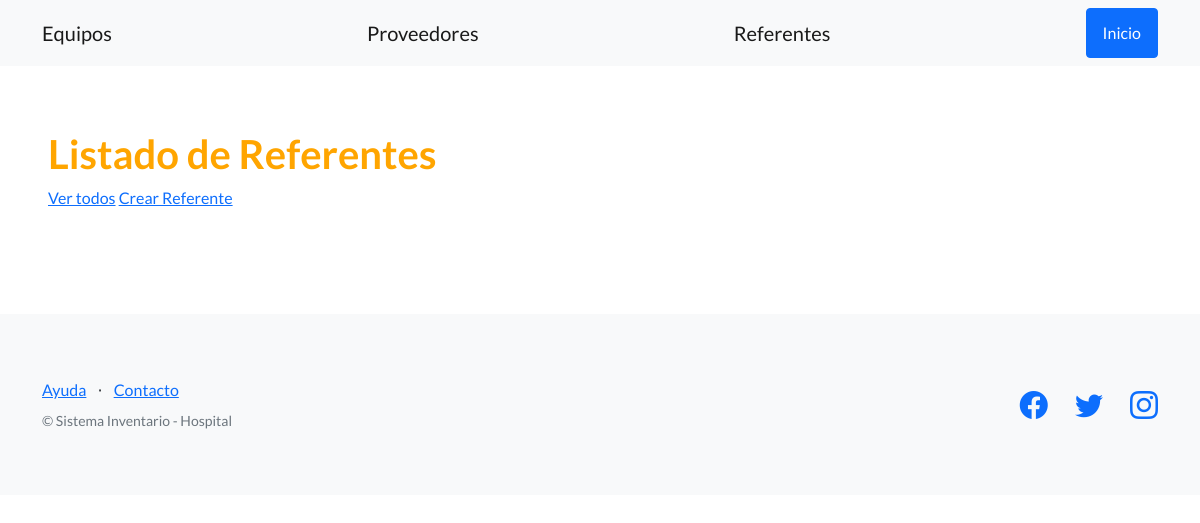
Page /equipos/lista-referentes/ on the earlier database version.
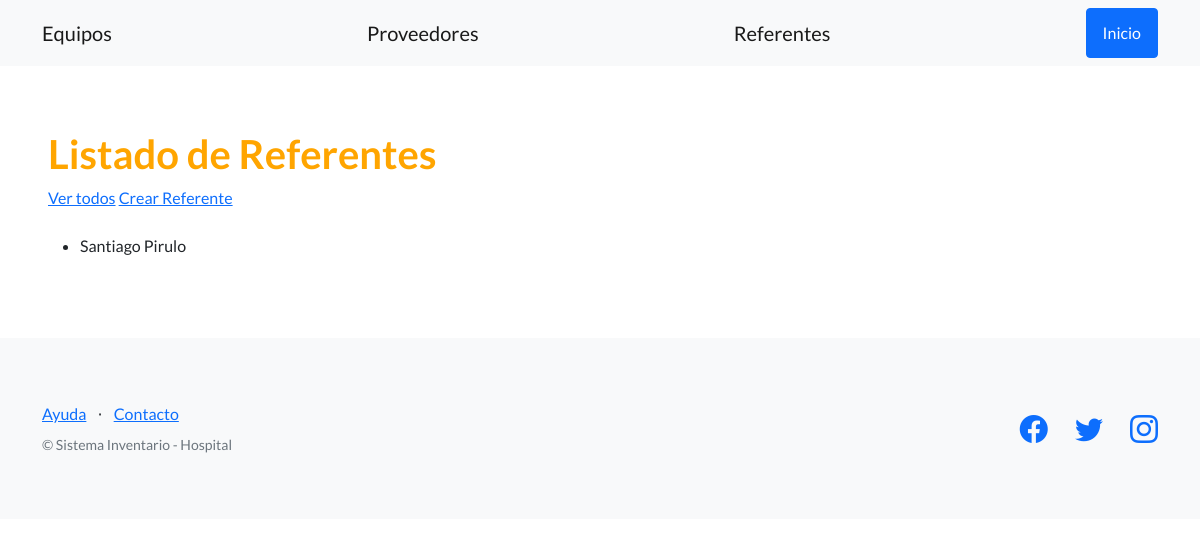
Same page on the later database version.
### equipos/models.py (models this page shows)
class referentes (models.Model):
    nombre = models.CharField(max_length=128)
    interno = models.CharField(max_length=30)

### equipos/views.py (the view)
# urls.py: path("lista-referentes/", lista_referentes, name="lista_referentes"),
def lista_referentes(request):
    contexto = {
        "referentes": referentes.objects.all(),
    }
    http_response = render(
        request=request,
        template_name='equipos/lista_referentes.html',
        context=contexto,
    )
    return http_response

### templates/equipos/lista_referentes.html (shortened to what this page needs)
{% extends "base.html" %}
{% block contenido %}
    <h1 style="color:orange;">Listado de Referentes</h1>
    <a href="{% url 'lista_referentes' %}">Ver todos</a>
    <a href="{% url 'cargar_referentes' %}">Crear Referente</a>
    <br><br>
    <ul>
        {% for referente in referentes %}
        <li>
            <td>{{referente.nombre}}</td>
            <td>{{referente.interno}}</td>
        </li>
        {% endfor %}
    </ul>
{% endblock contenido %}

Differences in the rows shown:
added referentes: nombre "Santiago", interno "Pirulo"
